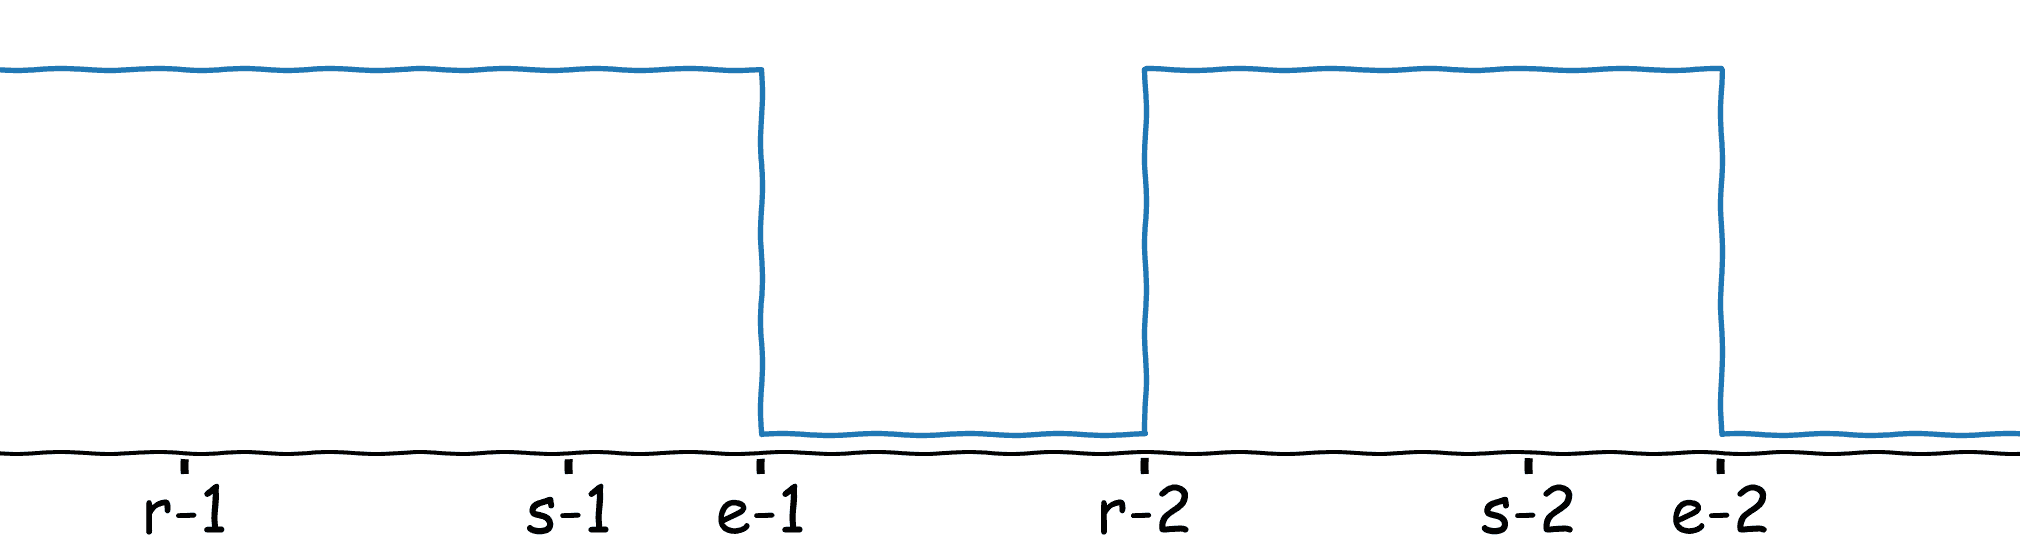

Generate this figure with Python:
# -*- coding: utf-8 -*-
import matplotlib.pyplot as plt
import numpy as np


with plt.xkcd():
	plt.rcParams.update({'font.size': 24})

	fig = plt.figure(figsize=(12, 3), dpi=96)
	ax = fig.add_axes((0, 0.2, 1, 1))
	ax.spines['top'].set_visible(False)
	ax.spines['left'].set_visible(False)
	ax.spines['right'].set_visible(False)
	ax.set_xlim([0, 12])
	ax.set_ylim([0, 3])

	plt.xticks([1, 3, 4, 6, 8, 9], ['r-1', 's-1', 'e-1', 'r-2', 's-2', 'e-2'])

	ax.plot([0, 4, 4, 6, 6, 9, 9, 12], [2, 2, 0.1, 0.1, 2, 2, 0.1, 0.1], color='C0')

	plt.show()
